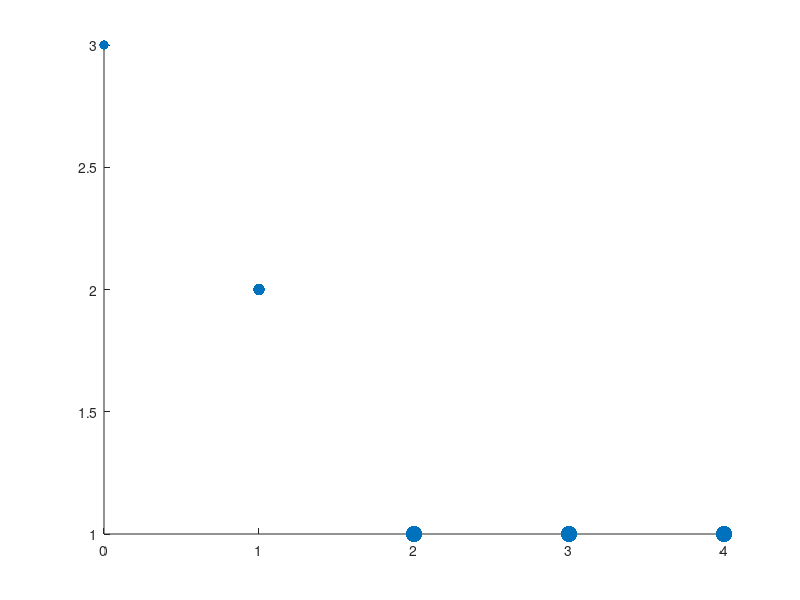

The MATLAB source for this figure: (Note: this script raises an error after producing the figure.)
% graph foveated plot
figure
x = 0:4; y = [3 2 1 1 1]; scatter(x,y, 140./y, 'filled');
t = text(x+dx, y, {'v_s = 0', 'v_s = 1', 'v_s = 2', 'v_s = 2', 'v_s = 2'});
set(t, 'FontSize', 15)
ylim([0 4])
xlabel('radial distance (x,y) from (h,c)')
ylabel('f(x,y)')
set(gca, 'FontSize', 15)
set(gca,'XTick', 0:4)
set(gca,'YTick',0:4)
grid on 
